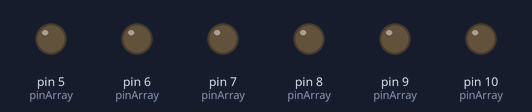
The sketch below on a simulated Arduino Uno, built with avr-gcc and run on an emulated ATmega328P. Shown: output pins drawn as LEDs (lit = HIGH).

Above: at 0.1 s.
At 0.5 s:
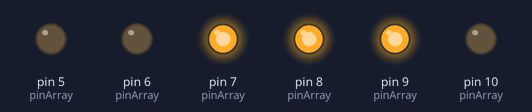
Timing chart, 0 to 2.0 s (numbered marks = the images above):
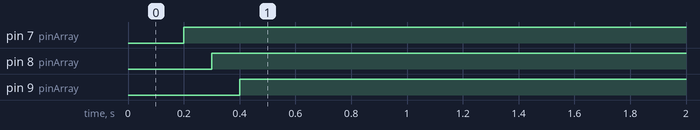

Measured:
- by itself, pin 7 (pinArray): LOW → HIGH at 0.20 s
- by itself, pin 8 (pinArray): LOW → HIGH at 0.30 s
- by itself, pin 9 (pinArray): LOW → HIGH at 0.40 s

The sketch:

6x1LEDChords.ino
```cpp
byte Abstr[2][6] = {
  {0,0,1,1,1,0},
  {0,0,0,0,0,1}
};
byte FmStr[2][6] = {
  {1,1,1,1,1,1},
  {0,1,1,0,0,0}
};
byte EbStr[3][6] = {
  {0,0,1,0,0,0},
  {0,0,0,1,0,1},
  {0,0,0,0,1,0}
};
byte GStr[2][6] = {
  {0,1,0,0,0,0},
  {1,0,0,0,0,1}
};
byte CStr[3][6] = {
  {0,0,0,0,1,0},
  {0,0,1,0,0,0},
  {0,1,0,0,0,0}
};
byte DStr[2][6] = {
  {0,0,0,1,0,1},
  {0,0,0,0,1,0}
};
byte EStr[2][6] = {
  {0,0,0,1,0,0},
  {0,1,1,0,0,0}
};
byte AStr[1][6] = {
  {0,0,1,1,1,0}
};
byte AmStr[2][6] = {{0,0,0,0,1,0},{0,0,1,1,0,0}};
byte EmStr[1][6] = {
  {0,1,1,0,0,0}
};
byte DmStr[3][6] = {
  {0,0,0,0,0,1},
  {0,0,0,1,0,0},
  {0,0,0,0,1,0}
};
byte FrtList [11][3] = {
  {1,4,0}, // Ab
  {1,3,0}, // Fm
  {1,3,4}, //Eb
  {2,3,0}, // G
  {1,2,3}, // C
  {2,3,0}, // D
  {1,2,0}, // E
  {2,0,0}, // A
  {1,2,0}, // Am
  {2,0,0}, // Em
  {1,2,3} // Dm
};

int pinArray[6] = {5,6,7,8,9,10};

void setup() {
  // put your setup code here, to run once:
  Serial.begin(9600);
  pinMode(5, OUTPUT);
  pinMode(6, OUTPUT);
  pinMode(7, OUTPUT);
  pinMode(8, OUTPUT);
  pinMode(9, OUTPUT);
  pinMode(10, OUTPUT);
}

void loop() {
  for (byte j=0; j < 6; j++) {
    int pinInd = pinArray[j];
    int stringVal = AStr[0][j];
    if (stringVal == 1) {
      digitalWrite(pinInd, HIGH);
    }
    delay(100);
  }
  delay(10000);
}
```
